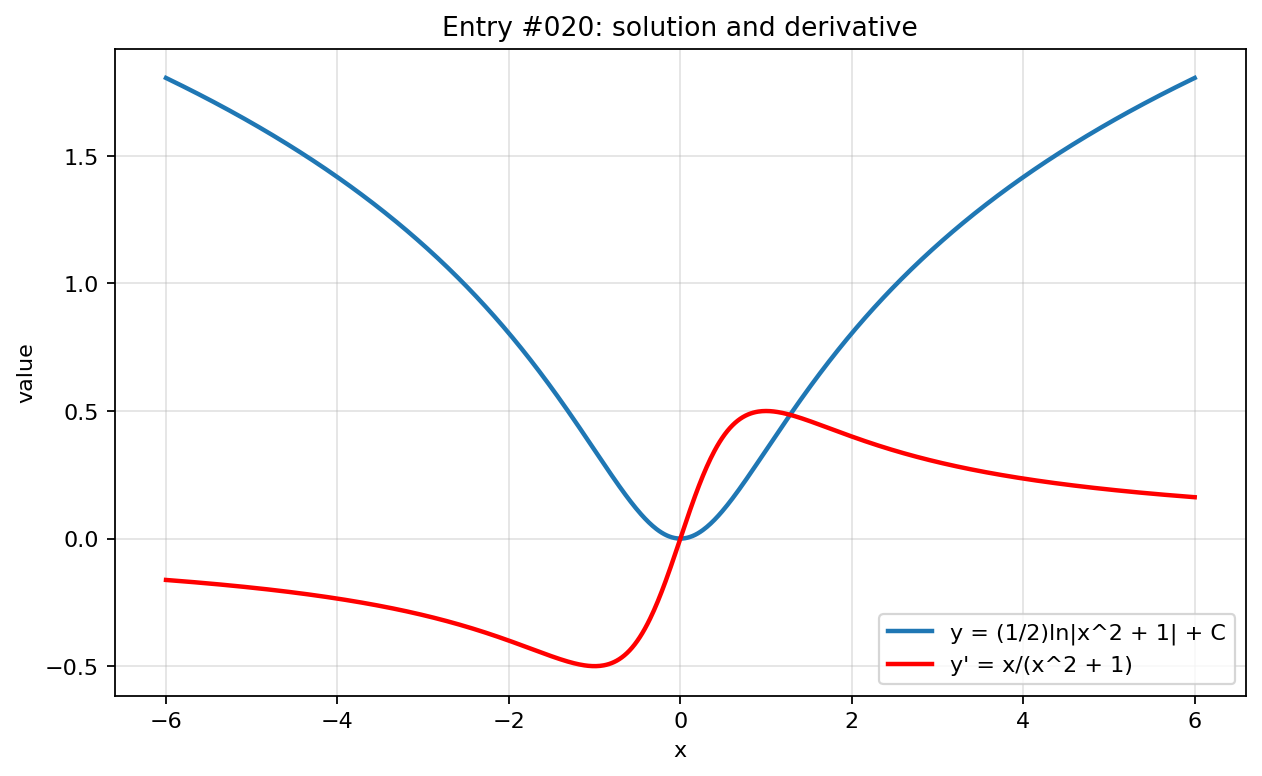

Write Python code to recreate this figure.
import numpy as np
import matplotlib.pyplot as plt

x = np.linspace(-6, 6, 800)

with np.errstate(divide="ignore", invalid="ignore", over="ignore"):
    y = 0.5*np.log(np.abs(x**2 + 1))
    y_prime = x/(x**2 + 1)

plt.figure(figsize=(8, 5))
plt.plot(x, y, label="y = (1/2)ln|x^2 + 1| + C", linewidth=2)
plt.plot(x, y_prime, label="y' = x/(x^2 + 1)", linewidth=2, color="red")
plt.title("Entry #020: solution and derivative")
plt.xlabel("x")
plt.ylabel("value")
plt.grid(True, alpha=0.35)
plt.legend()
plt.tight_layout()
plt.show()
